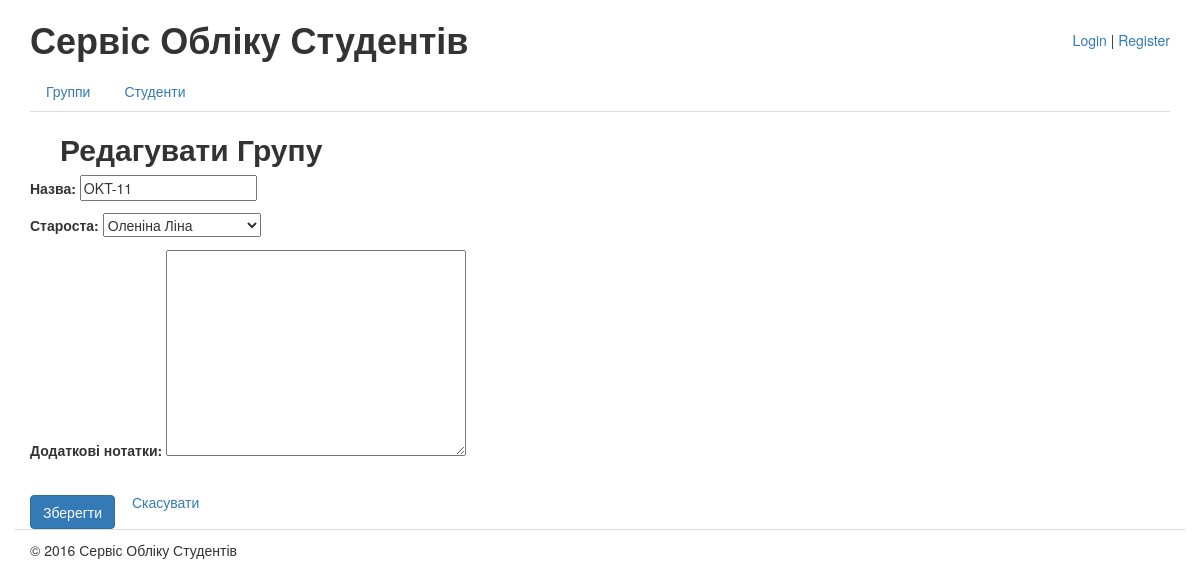
/groups/1/edit/, run on an earlier commit of the app's database.
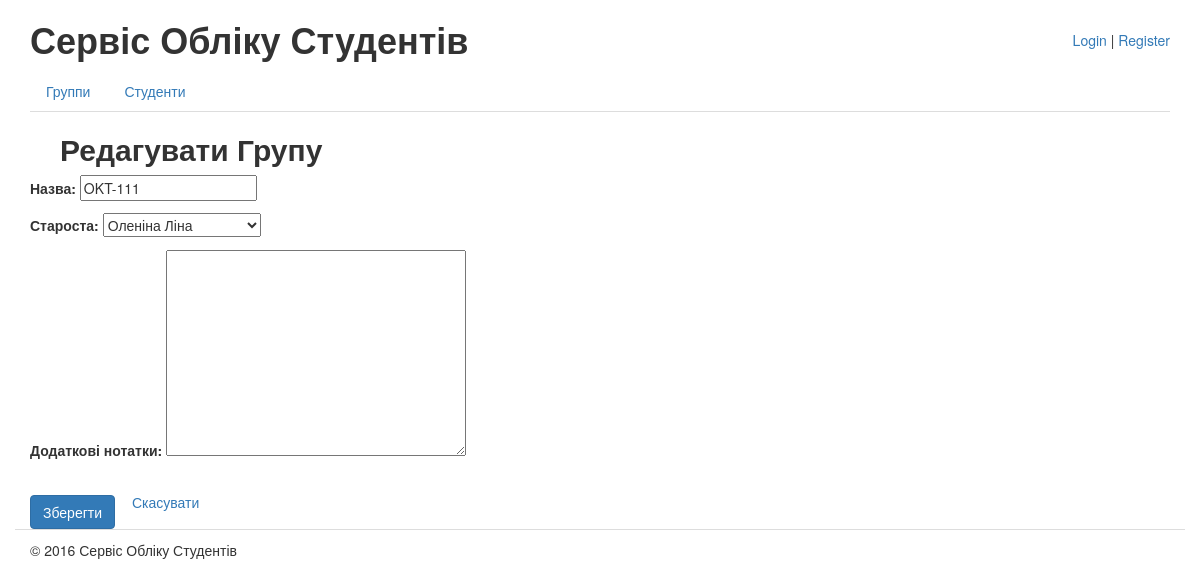
And on a later commit of the database.
### testdb/models.py (models this page shows, shortened)
class Group(models.Model):
	class Meta(object):
		verbose_name = u"Група"
		verbose_name_plural = u"Групи"
	title = models.CharField(
		max_length=256,
		blank=False,
		verbose_name=u"Назва")
	leader = models.OneToOneField('Student',
		verbose_name=u"Староста",
		blank=False,
		null=True,
		on_delete=models.SET_NULL)
	notes = models.TextField(
        blank=True,
		verbose_name=u"Додаткові нотатки")

### testdb/views/groups.py (the view, shortened to what this page needs)
# urls.py: url(r'^groups/(?P<pk>\d+)/edit/$', GroupUpdateView.as_view(), name='groups_edit'),
class GroupUpdateView(UpdateView):
	model = Group
	fields = '__all__'
	template_name = 'students/groups_edit.html'

### testdb/models.py (called while the page is built)
	def __unicode__(self):
		return u"%s %s" % (self.last_name, self.first_name)

### testdb/templates/students/groups_edit.html (shortened to what this page needs)
{% extends "students/base.html" %}
{% load static from staticfiles %}
{% block title %}Редагувати Групу{% endblock title %}
{% block content %}
<form action="{% url "groups_edit" object.id %}" method="post" enctype="multipart/form-data">
	{{ form.as_p }}
	<input type="submit" value="Зберегти" name="add_button" class="btn btn-primary" />
	<button type="submit" name="cancel_button" value="Скасувати" class="btn btn-link">Скасувати</button>
{% endblock content %}

What changed in the data, as far as the page shows it:
changed Group "Оленіна Ліна": title "OKT-11" → "OKT-111"
